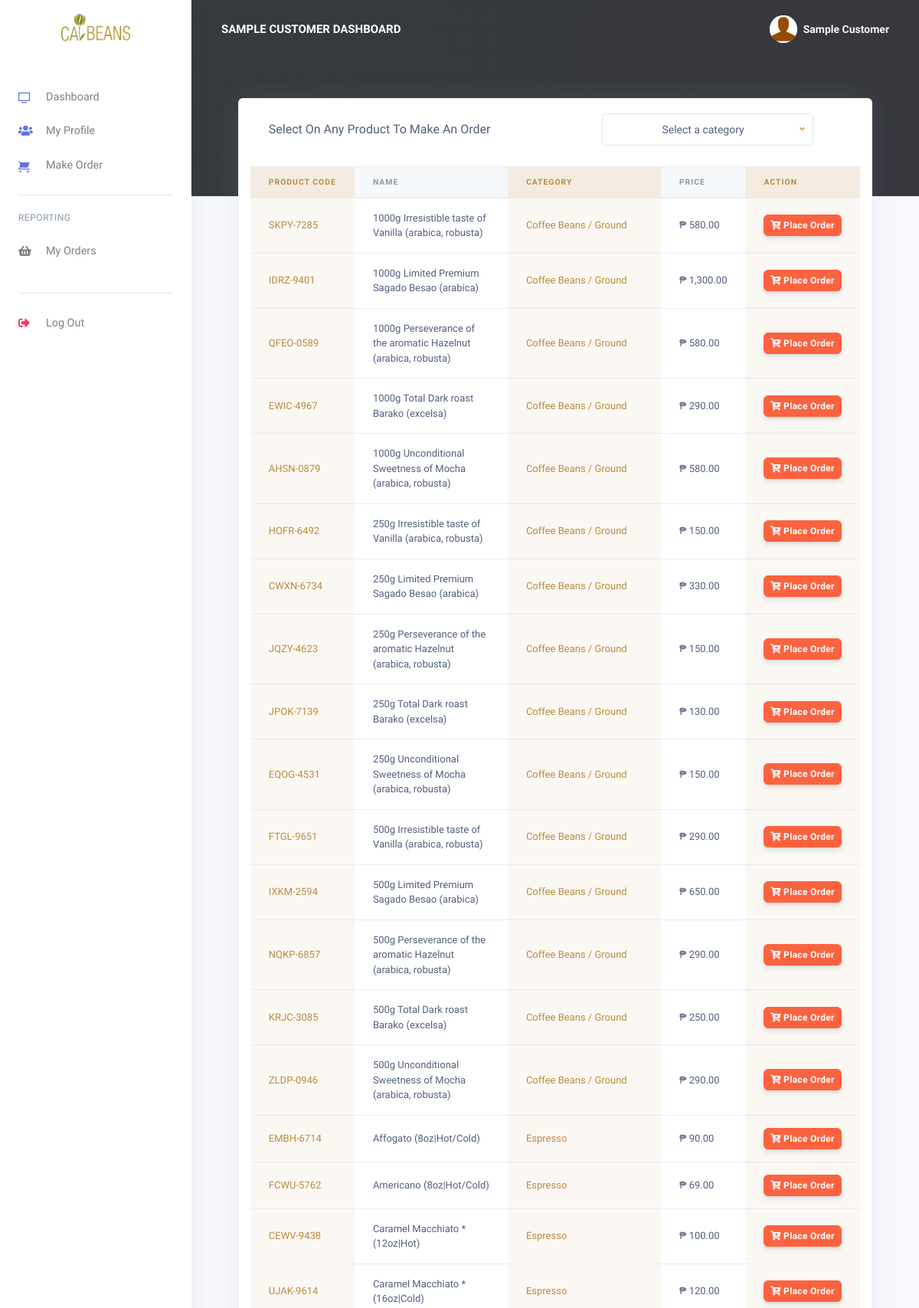
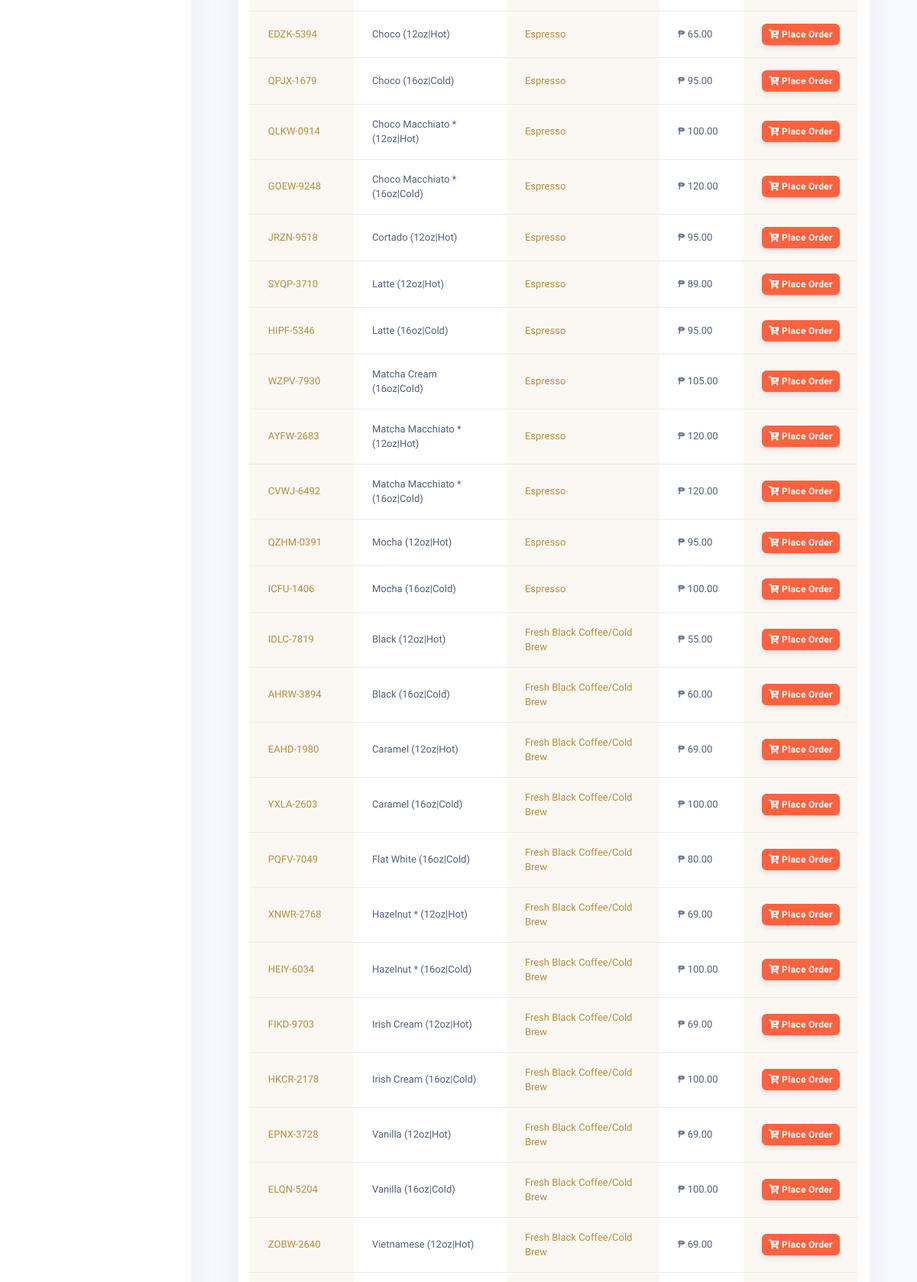
Page /dashboard/customer/orders.php (signed in, upper part) on the committed database (2 pictures, top to bottom).
### tables this page shows
CREATE TABLE `rpos_customers` (
  `customer_id` varchar(200) NOT NULL,
  `customer_name` varchar(200) NOT NULL,
  `customer_phoneno` varchar(200) NOT NULL,
  `customer_email` varchar(200) NOT NULL,
  `customer_password` varchar(200) NOT NULL,
  `created_at` timestamp(6) NOT NULL DEFAULT current_timestamp(6) ON UPDATE current_timestamp(6)
);

CREATE TABLE `rpos_products` (
  `prod_id` varchar(200) NOT NULL,
  `prod_code` varchar(200) NOT NULL,
  `prod_name` varchar(200) NOT NULL,
  `prod_img` varchar(200) NOT NULL,
  `prod_desc` longtext NOT NULL,
  `prod_price` varchar(200) NOT NULL,
  `created_at` timestamp(6) NOT NULL DEFAULT current_timestamp(6) ON UPDATE current_timestamp(6),
  `prod_category` varchar(255) DEFAULT NULL
);

### dashboard/customer/orders.php (the view, shortened to what this page needs)
<!DOCTYPE html>
<html lang="{{ str_replace('_', '-', app()->getLocale()) }}">
<head>
<?php
include('config/config.php');
require_once('partials/_head.php');
?>
    <link rel="stylesheet" href="../../assets/css/calbeans-style.css" />
    <link rel="stylesheet" href="../../assets/css/nice-select.css" />
    <link rel="stylesheet" href="../../assets/css/dashboard.css">
<body>
  <?php
  require_once('partials/_sidebar.php');
  ?>
  <div class="main-content">
    <?php
    require_once('partials/_topnav.php');
    ?>
    <main class="container-fluid mt--8 overflow-visible">
      <div class="row">
        <div class="col mx-auto card shadow">
          <section class="row mx-0 py-2">
            <div class="card-header border-0 col-xl-6 col-lg-7 col-md-6 col-11 text-md-left text-center mx-auto">
              Select On Any Product To Make An Order
            </div>
            <div class="__menu-select-ctn col-xl-6 col-lg-5 col-md-6 col-10  mx-auto d-flex justify-content-start align-items-center">
            </div>
          </section>
          <div class="table-responsive mt-lg-2 mt-md-4 mt-5 ">
            <table class="table align-items-center table-flush">
              <thead class="thead-light">
                <tr>
                  <th class="__prod_code __col-odd"scope="col">Product Code</th>
                  <th class="__prod_name" scope="col">Name</th>
                  <th class="__prod_category __col-odd" scope="col">Category</th>
                  <th class="__prod_price" scope="col">Price</th>
                  <th class="__col-odd" scope="col">Action</th>
                </tr>
              </thead>
              <tbody>
                <?php
                $ret = "SELECT * FROM rpos_products ORDER BY prod_category ASC, prod_name ASC, created_at DESC";
                $stmt = $mysqli->prepare($ret);
                $stmt->execute();
                $res = $stmt->get_result();
                while ($prod = $res->fetch_object()) {
                ?>
                  <tr value="<?php echo $prod->prod_category; ?>" class="prod_category_row">
                    <td class="__prod_code __col-odd"><?php echo $prod->prod_code; ?></td>
                    <td class="__prod_name"><?php echo $prod->prod_name; ?></td>
                    <td class="__prod_category __col-odd"><?php echo $prod->prod_category; ?></td>
                    <td class="__prod_price">₱ <?php echo $prod->prod_price; ?></td>
                    <td class="__col-odd" >
                      <a href="make_oder.php?prod_id=<?php echo $prod->prod_id; ?>
                      &prod_name=<?php echo $prod->prod_name; ?>
                      &prod_price=<?php echo $prod->prod_price; ?>">
                        <button class="btn btn-sm btn-warning">
                          <i class="fas fa-cart-plus"></i>
                          Place Order
                        </button>
                      </a>
                    </td>
                  </tr>
                <?php } ?>
              </tbody>
            </table>
          </div>
        </div>
      </div>
    </main>
  </div>
</body>
</html>

### dashboard/customer/partials/_head.php (shortened to what this page needs)
<!DOCTYPE html>
<html>
<head>
    <link href="assets/vendor/nucleo/css/nucleo.css" rel="stylesheet">
    <link href="assets/vendor/@fortawesome/fontawesome-free/css/all.min.css" rel="stylesheet">
    <link type="text/css" href="assets/css/argon.css?v=1.0.0" rel="stylesheet">
</head>

### dashboard/customer/partials/_sidebar.php (shortened to what this page needs)
<?php
$customer_id = $_SESSION['customer_id'];
$ret = "SELECT * FROM  rpos_customers  WHERE customer_id = '$customer_id'";
$stmt = $mysqli->prepare($ret);
$stmt->execute();
$res = $stmt->get_result();
while ($customer = $res->fetch_object()) {
?>
  <nav class="navbar navbar-vertical fixed-left navbar-expand-md navbar-light bg-white" id="sidenav-main">
    <div class="container-fluid">
      <a class="navbar-brand pt-0" href="dashboard.php">
        <img src="../admin/assets/img/brand/repos.png" class="navbar-brand-img" alt="...">
      </a>
      <div class="collapse navbar-collapse" id="sidenav-collapse-main">
        <ul class="navbar-nav">
          <li class="nav-item">
            <a class="nav-link" href="dashboard.php">
              <i class="ni ni-tv-2 text-primary"></i> Dashboard
            </a>
          </li>
          <li class="nav-item">
            <a class="nav-link" href="change_profile.php">
              <i class="fas fa-users text-primary"></i> My Profile
            </a>
          </li>
          <li class="nav-item">
            <a class="nav-link" href="orders.php">
              <i class="ni ni-cart text-primary"></i>Make Order
            </a>
          </li>
        </ul>
        <hr class="my-3">
        <h6 class="navbar-heading text-muted">Reporting</h6>
        <ul class="navbar-nav mb-md-3">
          <li class="nav-item">
            <a class="nav-link" href="orders_reports.php">
              <i class="fas fa-shopping-basket"></i> My Orders
            </a>
          </li>
        </ul>
        <hr class="my-3">
        <ul class="navbar-nav mb-md-3">
          <li class="nav-item">
            <a class="nav-link" href="logout.php">
              <i class="fas fa-sign-out-alt text-danger"></i> Log Out
            </a>
          </li>
        </ul>
      </div>
    </div>
  </nav>
<?php } ?>

### dashboard/customer/partials/_topnav.php (shortened to what this page needs)
<?php
$customer_id = $_SESSION['customer_id'];
$ret = "SELECT * FROM  rpos_customers  WHERE customer_id = '$customer_id'";
$stmt = $mysqli->prepare($ret);
$stmt->execute();
$res = $stmt->get_result();
while ($customer = $res->fetch_object()) {
?>
    <nav class="navbar navbar-top navbar-expand-md navbar-dark" id="navbar-main">
        <div class="container-fluid">
            <a class="h4 mb-0 text-white text-uppercase d-none d-lg-inline-block" href="dashboard.php"><?php echo $customer->customer_name; ?> Dashboard</a>
            <ul class="navbar-nav align-items-center d-none d-md-flex">
                <li class="nav-item dropdown">
                    <a class="nav-link pr-0" href="#" role="button" data-toggle="dropdown" aria-haspopup="true" aria-expanded="false">
                        <div class="media align-items-center">
                            <span class="avatar avatar-sm rounded-circle">
                                <img alt="Image placeholder" src="../admin/assets/img/theme/user-a-min.png">
                            </span>
                            <div class="media-body ml-2 d-none d-lg-block">
                                <span class="mb-0 text-sm  font-weight-bold"><?php echo $customer->customer_name; ?></span>
                            </div>
                        </div>
                    </a>
                </li>
            </ul>
        </div>
    </nav>
<?php } ?>

### assets/css/calbeans-style.css (style rules this page uses)
:root { --primary: #d4ac63; --text: #636363; --nav-text: #c3d4e4; --nav-color: #2c3639; --light: #f6f1ea; }
body { font-family: "Chivo", sans-serif; font-weight: normal; font-style: normal; font-size: 16px; }
h3, h4, h5, h6, h6 { font-family: "Chivo", sans-serif; color: var(--default-temp_color-202738); margin-top: 0px; font-style: normal; font-weight: 500; text-transform: normal; }

### assets/css/dashboard.css (style rules this page uses)
.__prod_code, .__prod_name, .__prod_category, .__prod_price { width: 0; }
.__prod_name, .__prod_category { white-space: break-spaces !important; }
.main-content .col { max-width: fit-content; }
tr .__col-odd { background: #b98b4010 ; }
thead > tr .__col-odd { background: #b98b4029 !important; }
.__col-odd { color: #b98b40 !important; }
@media (min-width: 576px) { .__prod_name, .__prod_category { width: 100px; } }
@media (min-width: 992px) { .__prod_name, .__prod_category { width: 200px; } }
@media (min-width: 1200px) { .__prod_name, .__prod_category { width: 200px; } }

### assets/css/styles-color.css (style rules this page uses)
:root { --color-1: #2c3639; --color-2: #3f4e4f; --color-3: #e8c07d; --color-4: #dcd7c9; --black: #000; --white: #fff; --white-2: #eee; --default-temp_color-4cd3e3: #4cd3e3; --default-temp_color-415094: #415094; --default-temp_color-828bb2: #828bb2; --default-temp_color-202738: #202738; --default-temp_color-c46b48: #d4ac63; --default-temp_color-d6a04c: #d6a04c; --default-temp_color-777777: #777777; --default-temp_color-888888: #888888; --default-temp_color-999999: #999999; --default-temp_color-777: #777; --default-temp_color-636363: #636363; --default-temp_color-f1f1f1: #f1f1f1; --default-temp_color-f9f9ff: #f9f9ff; --default-temp_color-c3d4e4: #c3d4e4; --default-temp_color-f0e9ff: #f0e9ff; --default-temp_color-fbf9ff: #fbf9ff; --genric-btn-link: #415094; --genric-btn-info: #38a4ff; --genric-btn-danger: #f44a40; --genric-btn-warning: #f4e700; }

### rows in the picture
rpos_customers: customer_name "SAMPLE CUSTOMER", customer_name "Sample Customer"
rpos_products: prod_code "SKPY-7285", prod_name "1000g Irresistible taste of Vanilla (arabica, robusta)", prod_category "Coffee Beans / Ground", prod_price "580.00"
rpos_products: prod_code "IDRZ-9401", prod_name "1000g Limited Premium Sagado Besao (arabica)", prod_category "Coffee Beans / Ground", prod_price "1,300.00"
rpos_products: prod_code "QFEO-0589", prod_name "1000g Perseverance of the aromatic Hazelnut (arabica, robusta)", prod_category "Coffee Beans / Ground", prod_price "580.00"
rpos_products: prod_code "EWIC-4967", prod_name "1000g Total Dark roast Barako (excelsa)", prod_category "Coffee Beans / Ground", prod_price "290.00"
rpos_products: prod_code "AHSN-0879", prod_name "1000g Unconditional Sweetness of Mocha (arabica, robusta)", prod_category "Coffee Beans / Ground", prod_price "580.00"
rpos_products: prod_code "HOFR-6492", prod_name "250g Irresistible taste of Vanilla (arabica, robusta)", prod_category "Coffee Beans / Ground", prod_price "150.00"
rpos_products: prod_code "CWXN-6734", prod_name "250g Limited Premium Sagado Besao (arabica)", prod_category "Coffee Beans / Ground", prod_price "330.00"
rpos_products: prod_code "JQZY-4623", prod_name "250g Perseverance of the aromatic Hazelnut (arabica, robusta)", prod_category "Coffee Beans / Ground", prod_price "150.00"
rpos_products: prod_code "JPOK-7139", prod_name "250g Total Dark roast Barako (excelsa)", prod_category "Coffee Beans / Ground", prod_price "130.00"
rpos_products: prod_code "EQOG-4531", prod_name "250g Unconditional Sweetness of Mocha (arabica, robusta)", prod_category "Coffee Beans / Ground", prod_price "150.00"
rpos_products: prod_code "FTGL-9651", prod_name "500g Irresistible taste of Vanilla (arabica, robusta)", prod_category "Coffee Beans / Ground", prod_price "290.00"
rpos_products: prod_code "IXKM-2594", prod_name "500g Limited Premium Sagado Besao (arabica)", prod_category "Coffee Beans / Ground", prod_price "650.00"
rpos_products: prod_code "NQKP-6857", prod_name "500g Perseverance of the aromatic Hazelnut (arabica, robusta)", prod_category "Coffee Beans / Ground", prod_price "290.00"
rpos_products: prod_code "KRJC-3085", prod_name "500g Total Dark roast Barako (excelsa)", prod_category "Coffee Beans / Ground", prod_price "250.00"
rpos_products: prod_code "ZLDP-0946", prod_name "500g Unconditional Sweetness of Mocha (arabica, robusta)", prod_category "Coffee Beans / Ground", prod_price "290.00"
rpos_products: prod_code "EMBH-6714", prod_name "Affogato (8oz|Hot/Cold)", prod_category "Espresso", prod_price "90.00"
rpos_products: prod_code "FCWU-5762", prod_name "Americano (8oz|Hot/Cold)", prod_category "Espresso", prod_price "69.00"
rpos_products: prod_code "CEWV-9438", prod_name "Caramel Macchiato * (12oz|Hot)", prod_category "Espresso", prod_price "100.00"
rpos_products: prod_code "UJAK-9614", prod_name "Caramel Macchiato * (16oz|Cold)", prod_category "Espresso", prod_price "120.00"
rpos_products: prod_code "EDZK-5394", prod_name "Choco (12oz|Hot)", prod_category "Espresso", prod_price "65.00"
rpos_products: prod_code "QPJX-1679", prod_name "Choco (16oz|Cold)", prod_category "Espresso", prod_price "95.00"
rpos_products: prod_code "QLKW-0914", prod_name "Choco Macchiato * (12oz|Hot)", prod_category "Espresso", prod_price "100.00"
rpos_products: prod_code "GOEW-9248", prod_name "Choco Macchiato * (16oz|Cold)", prod_category "Espresso", prod_price "120.00"
rpos_products: prod_code "JRZN-9518", prod_name "Cortado (12oz|Hot)", prod_category "Espresso", prod_price "95.00"
rpos_products: prod_code "SYQP-3710", prod_name "Latte (12oz|Hot)", prod_category "Espresso", prod_price "89.00"
rpos_products: prod_code "HIPF-5346", prod_name "Latte (16oz|Cold)", prod_category "Espresso", prod_price "95.00"
rpos_products: prod_code "WZPV-7930", prod_name "Matcha Cream (16oz|Cold)", prod_category "Espresso", prod_price "105.00"
rpos_products: prod_code "AYFW-2683", prod_name "Matcha Macchiato * (12oz|Hot)", prod_category "Espresso", prod_price "120.00"
rpos_products: prod_code "CVWJ-6492", prod_name "Matcha Macchiato * (16oz|Cold)", prod_category "Espresso", prod_price "120.00"
rpos_products: prod_code "QZHM-0391", prod_name "Mocha (12oz|Hot)", prod_category "Espresso", prod_price "95.00"
rpos_products: prod_code "ICFU-1406", prod_name "Mocha (16oz|Cold)", prod_category "Espresso", prod_price "100.00"
rpos_products: prod_code "IDLC-7819", prod_name "Black (12oz|Hot)", prod_category "Fresh Black Coffee/Cold Brew", prod_price "55.00"
rpos_products: prod_code "AHRW-3894", prod_name "Black (16oz|Cold)", prod_category "Fresh Black Coffee/Cold Brew", prod_price "60.00"
rpos_products: prod_code "EAHD-1980", prod_name "Caramel (12oz|Hot)", prod_category "Fresh Black Coffee/Cold Brew", prod_price "69.00"
rpos_products: prod_code "YXLA-2603", prod_name "Caramel (16oz|Cold)", prod_category "Fresh Black Coffee/Cold Brew", prod_price "100.00"
rpos_products: prod_code "PQFV-7049", prod_name "Flat White (16oz|Cold)", prod_category "Fresh Black Coffee/Cold Brew", prod_price "80.00"
rpos_products: prod_code "XNWR-2768", prod_name "Hazelnut * (12oz|Hot)", prod_category "Fresh Black Coffee/Cold Brew", prod_price "69.00"
rpos_products: prod_code "HEIY-6034", prod_name "Hazelnut * (16oz|Cold)", prod_category "Fresh Black Coffee/Cold Brew", prod_price "100.00"
rpos_products: prod_code "FIKD-9703", prod_name "Irish Cream (12oz|Hot)", prod_category "Fresh Black Coffee/Cold Brew", prod_price "69.00"
rpos_products: prod_code "HKCR-2178", prod_name "Irish Cream (16oz|Cold)", prod_category "Fresh Black Coffee/Cold Brew", prod_price "100.00"
rpos_products: prod_code "EPNX-3728", prod_name "Vanilla (12oz|Hot)", prod_category "Fresh Black Coffee/Cold Brew", prod_price "69.00"
rpos_products: prod_code "ELQN-5204", prod_name "Vanilla (16oz|Cold)", prod_category "Fresh Black Coffee/Cold Brew", prod_price "100.00"
rpos_products: prod_code "ZOBW-2640", prod_name "Vietnamese (12oz|Hot)", prod_category "Fresh Black Coffee/Cold Brew", prod_price "69.00"
